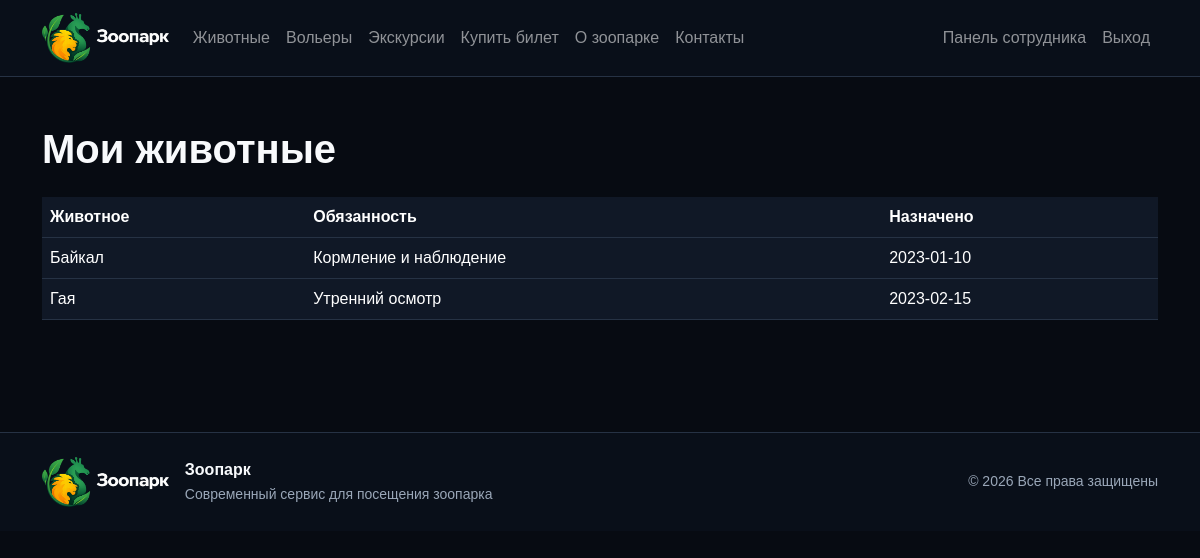
The app's page /employee/animals.php (signed in) with its own data.
### tables this page shows
CREATE TABLE animal_employee (
    id INT AUTO_INCREMENT PRIMARY KEY,
    animal_id INT NOT NULL,
    employee_id INT NOT NULL,
    responsibility VARCHAR(180) NOT NULL,
    assigned_at DATE NOT NULL,
    CONSTRAINT fk_animal_employee_animal FOREIGN KEY (animal_id) REFERENCES animals(id),
    CONSTRAINT fk_animal_employee_employee FOREIGN KEY (employee_id) REFERENCES employees(id)
);

### config/db.php (called while the page is built, shortened)
<?php
function db(): PDO
{
    static $pdo = null;
    if ($pdo instanceof PDO) {
        return $pdo;
    }
    $dsn = 'mysql:host=' . DB_HOST . ';dbname=' . DB_NAME . ';charset=' . DB_CHARSET;
    $pdo = new PDO($dsn, DB_USER, DB_PASS, [
        PDO::ATTR_ERRMODE => PDO::ERRMODE_EXCEPTION,
        PDO::ATTR_DEFAULT_FETCH_MODE => PDO::FETCH_ASSOC,
        PDO::ATTR_EMULATE_PREPARES => false,
    ]);
    return $pdo;
}

### includes/functions.php (called while the page is built, shortened)
<?php
require_once __DIR__ . '/../config/db.php';
function e(?string $value): string
{
    return htmlspecialchars((string)$value, ENT_QUOTES | ENT_SUBSTITUTE, 'UTF-8');
}
function current_user(): ?array
{
    $stmt = db()->prepare('SELECT u.*, r.name AS role_name FROM users u JOIN roles r ON r.id = u.role_id WHERE u.id = ?');
    $stmt->execute([$_SESSION['user_id']]);
    return $stmt->fetch() ?: null;
}

### employee/animals.php (the view, shortened to what this page needs)
<?php
require __DIR__ . '/../includes/functions.php';
$user = current_user();
$stmt = db()->prepare('SELECT animal_name, responsibility, assigned_at FROM view_animal_responsibilities WHERE employee_name = ? ORDER BY animal_name');
$stmt->execute([$user['full_name']]);
require __DIR__ . '/../templates/header.php';
?>
<section class="container py-5">
    <h1 class="section-title">Мои животные</h1>
    <div class="table-responsive"><table class="table table-dark table-hover"><tr><th>Животное</th><th>Обязанность</th><th>Назначено</th></tr>
        <?php foreach ($stmt as $row): ?><tr><td><?= e($row['animal_name']) ?></td><td><?= e($row['responsibility']) ?></td><td><?= e($row['assigned_at']) ?></td></tr><?php endforeach; ?>
    </table></div>
</section>
<?php require __DIR__ . '/../templates/footer.php'; ?>

### assets/css/style.css (style rules this page uses)
:root { --bg: #070b12; --panel: #101826; --panel-2: #151f2f; --line: #263244; --text: #f8fafc; --muted: #9aa7b8; --green: #19c37d; --orange: #ff9f1c; --blue: #0f2742; }
body { background: var(--bg); color: var(--text); font-family: Arial, sans-serif; }
.section-title { margin-bottom: 1.5rem; font-weight: 800; }
.table-dark { --bs-table-bg: #101826; --bs-table-border-color: #263244; }

### records on screen
animal_employee: animal_name "Байкал", responsibility "Кормление и наблюдение", assigned_at "2023-01-10"
animal_employee: animal_name "Гая", responsibility "Утренний осмотр", assigned_at "2023-02-15"
